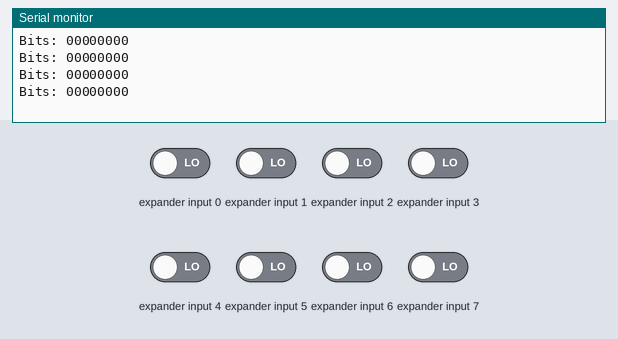
Simulated run of this sketch. Board: Arduino Uno, built with avr-gcc and run on an emulated ATmega328P. On the bench: the last lines printed to the serial monitor. Wiring (from diagram.json): input shift register (74HC165): load pin 4; clock pin 3; serial out pin 2. Inputs (shaded band) come from the test bench; at power-on: expander input 0–7 LOW.

Above: at 3.8 s.
3.9 s: expander input 0 driven HIGH
At 4.5 s:
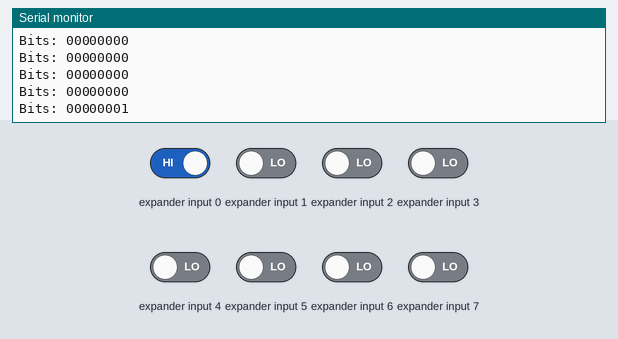
5.4 s: expander input 1 driven HIGH
At 6.7 s:
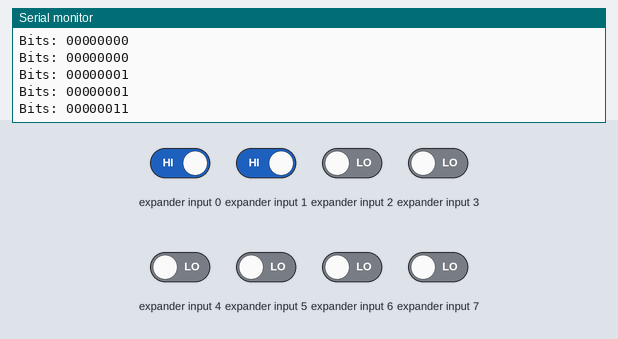
6.9 s: expander input 2 driven HIGH
At 7.8 s:
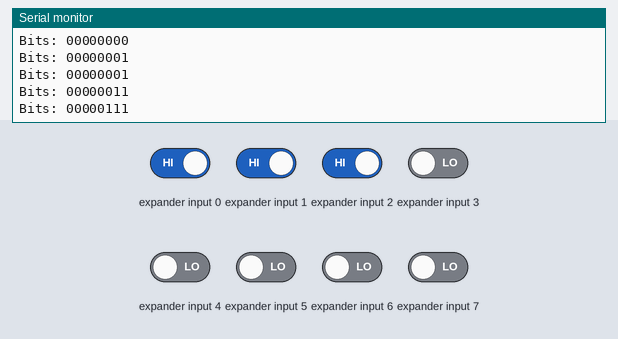
8.4 s: expander input 3 driven HIGH
At 9.5 s:
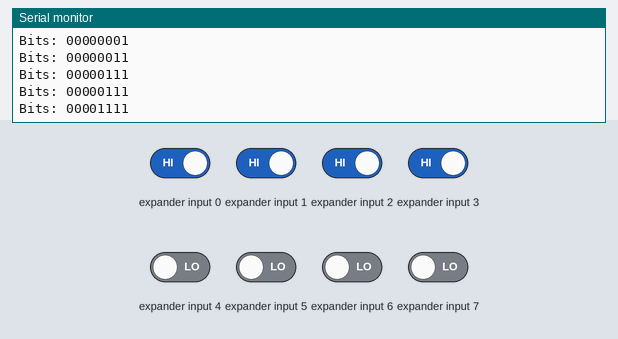
9.9 s: expander input 4 driven HIGH
At 10.8 s:
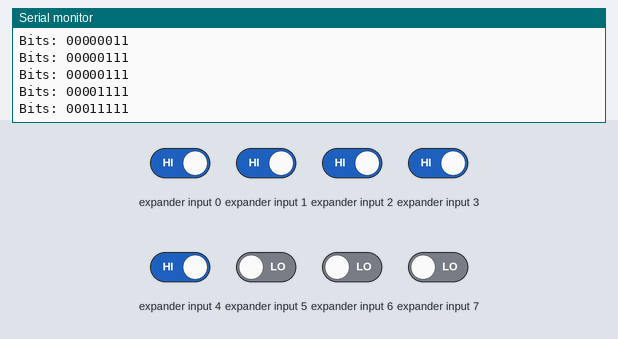
11.4 s: expander input 5 driven HIGH
At 12.8 s:
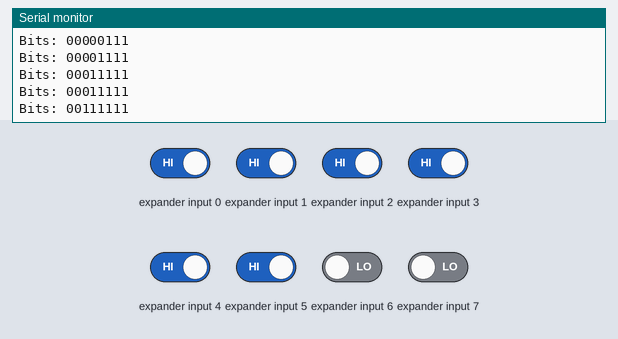
Timing chart, 0 to 13.9 s (numbered marks = the images above; inputs shaded):
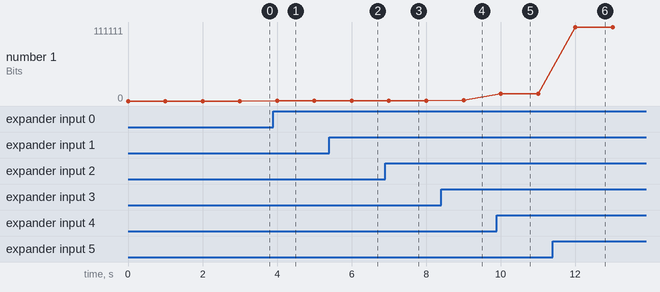

Measured:
- after the input at 3.9 s, the serial monitor: prints a new line after 0.10 s (image 1)
- after the input at 5.4 s, the serial monitor: prints a new line after 0.60 s (image 2)
- after the input at 6.9 s, the serial monitor: prints a new line after 0.10 s (image 3)
- after the input at 8.4 s, the serial monitor: prints a new line after 0.60 s (image 4)
- after the input at 9.9 s, the serial monitor: prints a new line after 0.10 s (image 5)
- after the input at 11.4 s, the serial monitor: prints a new line after 0.60 s (image 6)
- plotted number 1: 0 → 1 after the input at 3.9 s, 1 → 11 after the input at 5.4 s, 11 → 111 after the input at 6.9 s, 111 → 1111 after the input at 8.4 s, 1111 → 11111 after the input at 9.9 s

The sketch:

sketch.ino
```cpp
/*
  74HC165 Shift register input example

  https://wokwi.com/arduino/projects/306031380875182657

  (C) 2021, Uri Shaked
*/

const int dataPin = 2;   /* Q7 */
const int clockPin = 3;  /* CP */
const int latchPin = 4;  /* PL */

const int numBits = 8;   /* Set to 8 * number of shift registers */

void setup() {
  Serial.begin(115200);
  pinMode(dataPin, INPUT);
  pinMode(clockPin, OUTPUT);
  pinMode(latchPin, OUTPUT);
}

void loop() {
  // Step 1: Sample
  digitalWrite(latchPin, LOW);
  digitalWrite(latchPin, HIGH);

  // Step 2: Shift
  Serial.print("Bits: ");
  for (int i = 0; i < numBits; i++) {
    int bit = digitalRead(dataPin);
    if (bit == HIGH) {
      Serial.print("1");
    } else {
      Serial.print("0");
    }
    digitalWrite(clockPin, HIGH); // Shift out the next bit
    digitalWrite(clockPin, LOW);
  }

  Serial.println();
  delay(1000);
}
```
